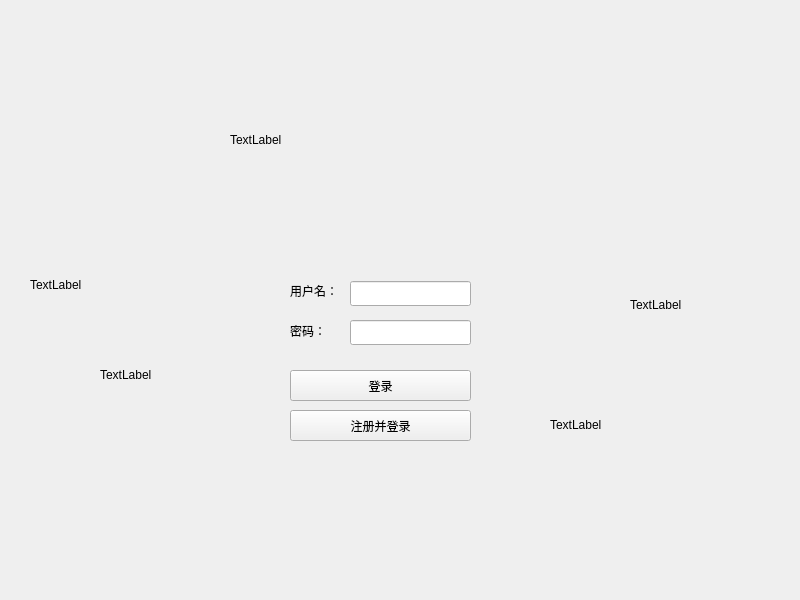
<?xml version="1.0" encoding="UTF-8"?>
<ui version="4.0">
 <class>Form</class>
 <widget class="QWidget" name="Form">
  <property name="geometry">
   <rect>
    <x>0</x>
    <y>0</y>
    <width>800</width>
    <height>600</height>
   </rect>
  </property>
  <property name="windowTitle">
   <string>Form</string>
  </property>
  <widget class="QLineEdit" name="ui1_userName">
   <property name="geometry">
    <rect>
     <x>350</x>
     <y>281</y>
     <width>121</width>
     <height>25</height>
    </rect>
   </property>
  </widget>
  <widget class="QLabel" name="ui1_label_2">
   <property name="geometry">
    <rect>
     <x>290</x>
     <y>320</y>
     <width>54</width>
     <height>21</height>
    </rect>
   </property>
   <property name="text">
    <string>密码：</string>
   </property>
  </widget>
  <widget class="QLineEdit" name="ui1_password">
   <property name="geometry">
    <rect>
     <x>350</x>
     <y>320</y>
     <width>121</width>
     <height>25</height>
    </rect>
   </property>
   <property name="echoMode">
    <enum>QLineEdit::Password</enum>
   </property>
  </widget>
  <widget class="QPushButton" name="ui1_signUp">
   <property name="geometry">
    <rect>
     <x>290</x>
     <y>410</y>
     <width>181</width>
     <height>31</height>
    </rect>
   </property>
   <property name="text">
    <string>注册并登录</string>
   </property>
  </widget>
  <widget class="QLabel" name="ui1_label">
   <property name="geometry">
    <rect>
     <x>290</x>
     <y>280</y>
     <width>54</width>
     <height>21</height>
    </rect>
   </property>
   <property name="text">
    <string>用户名：</string>
   </property>
  </widget>
  <widget class="QPushButton" name="ui1_signIn">
   <property name="geometry">
    <rect>
     <x>290</x>
     <y>370</y>
     <width>181</width>
     <height>31</height>
    </rect>
   </property>
   <property name="text">
    <string>登录</string>
   </property>
  </widget>
  <widget class="QLabel" name="ui1_trademark">
   <property name="geometry">
    <rect>
     <x>230</x>
     <y>60</y>
     <width>300</width>
     <height>160</height>
    </rect>
   </property>
   <property name="text">
    <string>TextLabel</string>
   </property>
  </widget>
  <widget class="QLabel" name="ui1_img1">
   <property name="geometry">
    <rect>
     <x>30</x>
     <y>210</y>
     <width>150</width>
     <height>150</height>
    </rect>
   </property>
   <property name="text">
    <string>TextLabel</string>
   </property>
  </widget>
  <widget class="QLabel" name="ui1_img2">
   <property name="geometry">
    <rect>
     <x>100</x>
     <y>300</y>
     <width>150</width>
     <height>150</height>
    </rect>
   </property>
   <property name="text">
    <string>TextLabel</string>
   </property>
  </widget>
  <widget class="QLabel" name="ui1_img3">
   <property name="geometry">
    <rect>
     <x>630</x>
     <y>230</y>
     <width>150</width>
     <height>150</height>
    </rect>
   </property>
   <property name="text">
    <string>TextLabel</string>
   </property>
  </widget>
  <widget class="QLabel" name="ui1_img4">
   <property name="geometry">
    <rect>
     <x>550</x>
     <y>350</y>
     <width>150</width>
     <height>150</height>
    </rect>
   </property>
   <property name="text">
    <string>TextLabel</string>
   </property>
  </widget>
 </widget>
 <resources/>
 <connections/>
</ui>
